Frame 1 (no input): blank canvas, image omitted
Frame 60 (the mouse pressed at the canvas centre just before this capture): blank canvas, image omitted
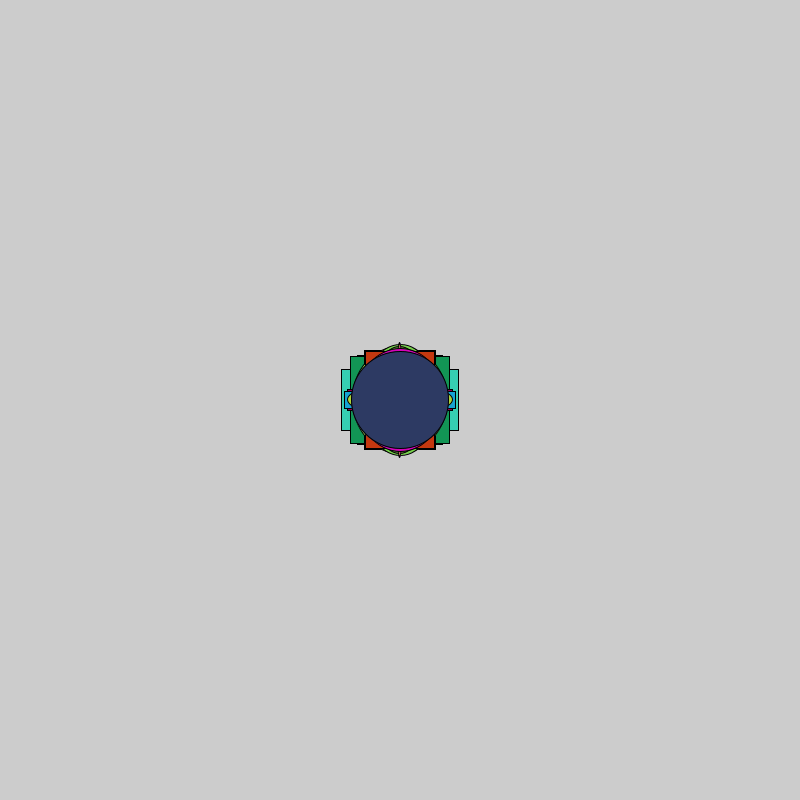
Frame 120 (the mouse held since frame 60 and released just before this capture)

The Processing sketch whose frames 1 and 60 were blank and that drew this single picture after the mouse press (run headless with seeded random() and noise(); from frame 60 on, the mouse is pressed at the canvas centre):

// Processing sketch: processing_90917
// ── processing_90917.pde

int counter;

void setup() {  //setup function called initially, only once
 size(800,800); 
}

void draw() {  //draw function loops 
   if(mousePressed == true){
    float circX = random(1,120);
    float circY = random(1,120);


    if(mouseX < 400 && mouseY < 400){
      fill(0,0,255);
    }
    else if(mouseX < 400 && mouseY >= 400){
      fill(0,255,0); 
    }
    else if(mouseX >= 400 && mouseY < 400){
      fill(255,0,0);
    }
    else{
      fill( random(0,255), random(0,255), random(0,255)); 
    }
    
    float x = random(0,1000);
    
    if( int(x) % 2 == 0){
      ellipse(mouseX, mouseY, circX, circY);
    }
    else{
      rect(mouseX - (circX/2), mouseY - (circY/2), circX, circY); 
    }
  }
}
